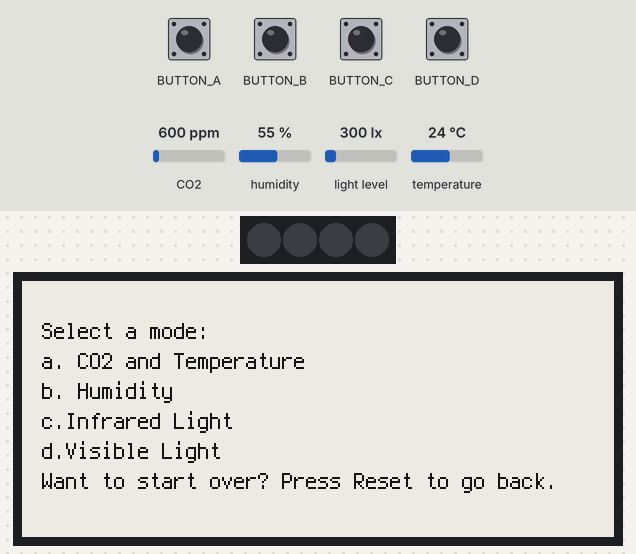
Simulated run of this program. Board: Adafruit MagTag running CircuitPython. On the bench: 4 RGB LEDs in strip order, left to right, 296×128 one-colour display. The inputs (shaded band) are chosen by the test bench; at power-on: CO2 600 ppm, humidity 55 %, light level 300 lx, temperature 24 °C. Values from a settings file that is not in the repository are placeholders; what the program prints to the serial console is not drawn.

Above: at 3.2 s.
3.3 s: button A pressed for 0.15 s
At 6.0 s:
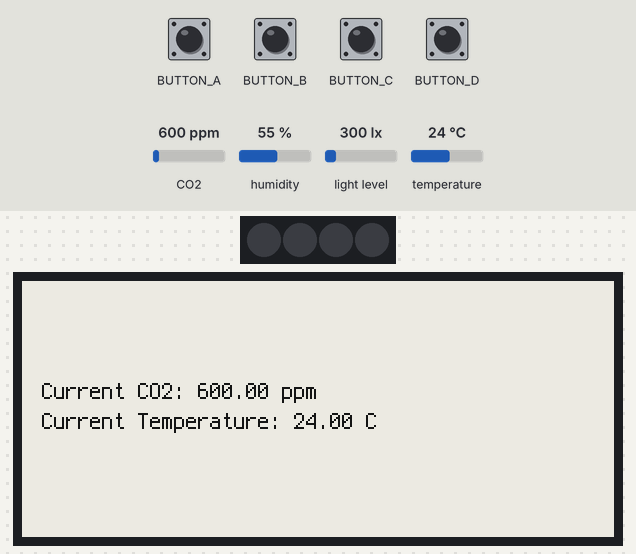
6.4 s: button B pressed for 0.15 s
At 9.2 s:
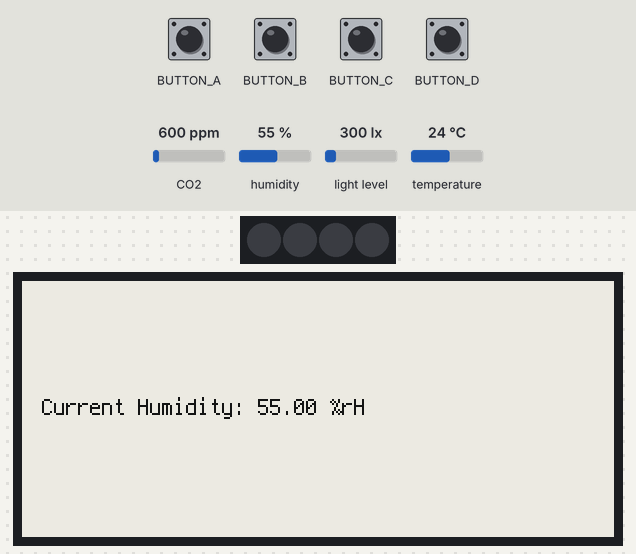
9.5 s: button C pressed for 0.15 s
At 11.9 s:
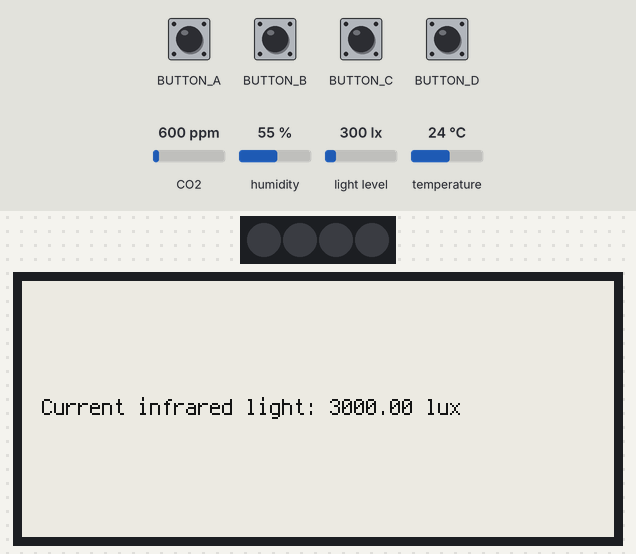
12.6 s: button D pressed for 0.15 s
At 15.4 s:
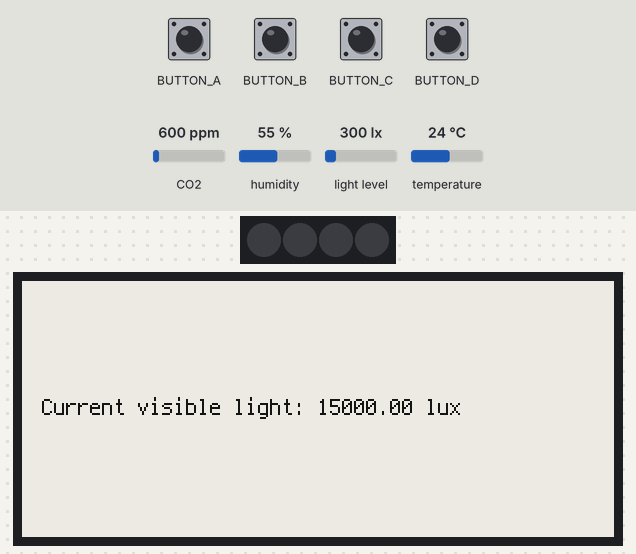
15.7 s: button A pressed for 1 s
At 18.9 s:
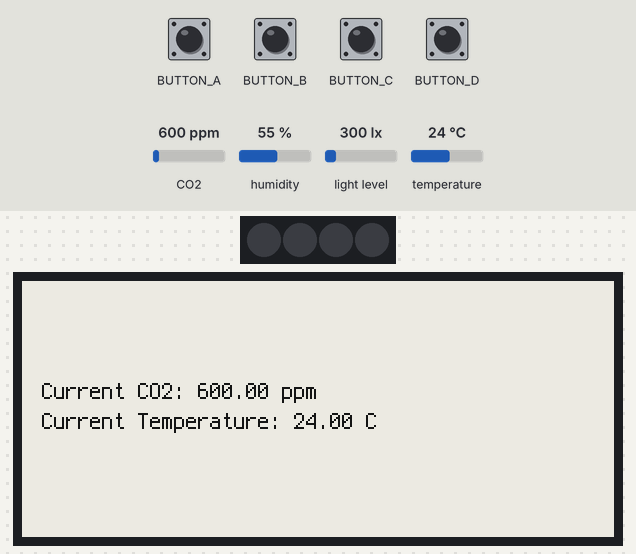
19.2 s: button B pressed for 1 s
At 21.6 s:
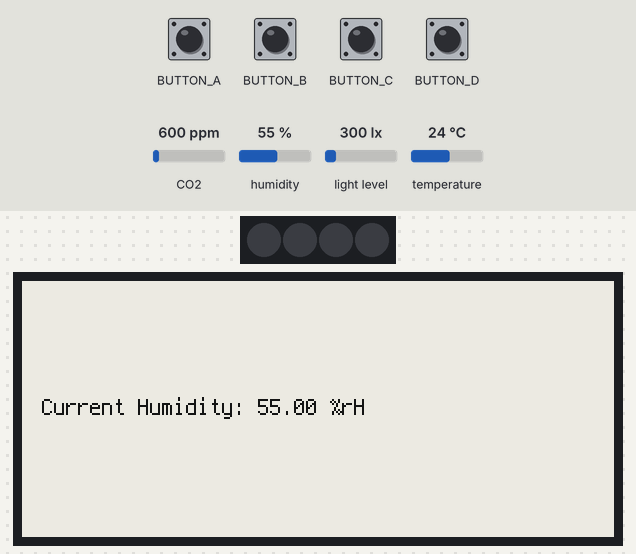
Timing chart, 0 to 23.1 s (numbered marks = the images above; inputs shaded):
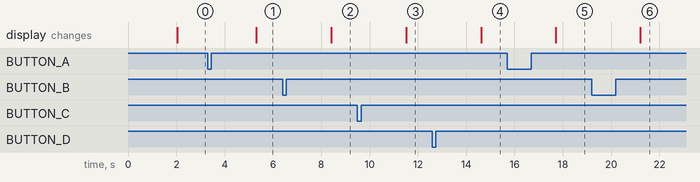

The program:

magtag_scd30_tsl2591_demo.py
```python
import time
import board
import busio
import terminalio
from adafruit_magtag.magtag import MagTag
from adafruit_scd30 import SCD30
from adafruit_tsl2591 import TSL2591

try:
    from secrets import secrets
except ImportError:
    raise ImportError("Please add your Adafruit IO and WiFi secrets into secrets.py. Exiting.")

device = MagTag()

scd = SCD30(board.I2C())
tsl = TSL2591(board.I2C())

# We'll connect this MagTag to the internet if we need to use Adafruit IO connectivity.
# device.network.connect()

device.add_text(
    text_font=terminalio.FONT,
    text_position=(
        10,
        (device.graphics.display.height // 2) - 1,
    ),
    text_scale=1,
)

device.set_text("Select a mode:\na. CO2 and Temperature\nb. Humidity\nc.Infrared Light\nd.Visible Light\nWant to start over? Press Reset to go back.")

buttons = device.peripherals.buttons

while True:

    # When button A is pressed, then show CO2 and temperature
    if device.peripherals.button_a_pressed:
        co2 = scd.CO2
        temperature = scd.temperature
        print("Current CO2: {:.2f}".format(co2))
        print("Current Temperature: {:.2f}".format(temperature))
        device.set_text('Current CO2: {:.2f} ppm\nCurrent Temperature: {:.2f} C'.format(co2, temperature))

    # When button B is pressed, then show Humidity
    if device.peripherals.button_b_pressed:
        humidity = scd.relative_humidity
        print("Current Humidity: {:.2f}%rH".format(humidity))
        device.set_text("Current Humidity: {:.2f} %rH".format(humidity))

    # When button C is pressed, then show infrared light
    if device.peripherals.button_c_pressed:
         infrared = tsl.infrared
         print("Current infrared light: {:.2f}".format(infrared))
         device.set_text("Current infrared light: {:.2f} lux".format(infrared))

    # When button D is pressed, then show Visible Light
    if device.peripherals.button_d_pressed:
        visible = tsl.visible
        print("Current visible light: {:.2f} lux".format(visible))
        device.set_text("Current visible light: {:.2f} lux".format(visible))
```

Measured:
- after the input at 3.3 s, the display: changes after 2.0 s (image 1)
- after the input at 6.4 s, the display: changes after 2.0 s (image 2)
- after the input at 9.5 s, the display: changes after 2.0 s (image 3)
- after the input at 12.6 s, the display: changes after 2.0 s (image 4)
- after the input at 15.7 s, the display: changes after 2.0 s (image 5)
- after the input at 19.2 s, the display: changes after 2.0 s (image 6)
